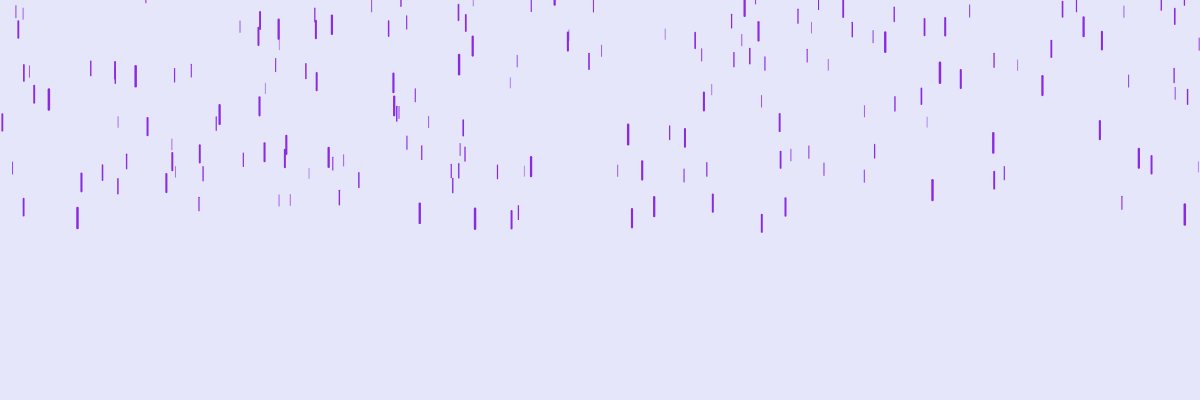
Frame 1 (no input)
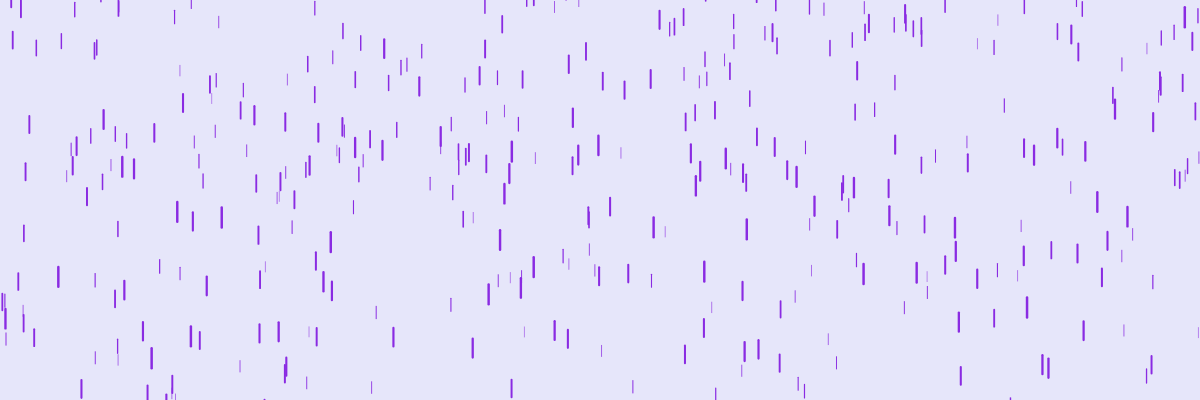
Frame 60 (no input)
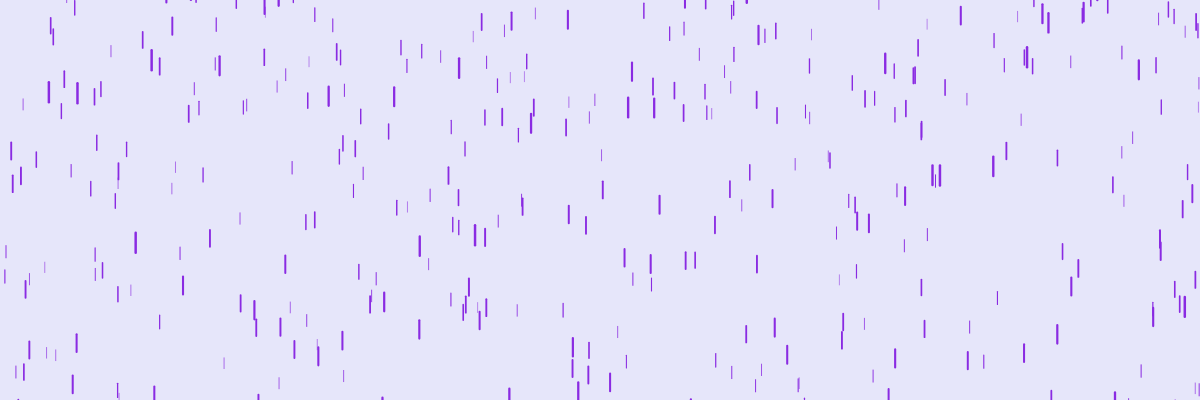
Frame 120 (the mouse pressed at the canvas centre since frame 60)

The p5.js sketch that drew these frames (run headless with seeded random() and noise() and a simulated clock; from frame 60 on, the mouse is pressed at the canvas centre):

// p5.js sketch
// ── sketch.js
let width = 1200;
let height = 400;
let numberOfDrops = 500;
let drops = [];

function setup() {
    createCanvas(width, height);
    for (let d = 0; d < numberOfDrops; d++) {
        drops.push(new Drop());
    }
}


function draw() {
    background(230, 230, 250);
    for (d of drops) {

        d.fall();
        d.show();
    }
}
// ── drop.js
class Drop {
    constructor() {
        this.x = random(width);
        this.y = random(-height, height / 2);
        this.z = random(0,20);
        this.ySpeed = map(this.z,0,20,1,20);
        this.gravity = map(this.z,0,20,0.05,0.2);
        this.length = map(this.z, 0, 20, 10,20);
    }

    fall() {
        this.y += this.ySpeed;
        this.ySpeed += this.gravity;
        if (this.y > height) {
            this.y = random(-200,-100);
            this.ySpeed = map(this.z,0,20,4,10);
        }
    }


    show() {
        stroke(138, 43, 226);
        let thickness = map(this.z,0,20,.5,2.5);
        strokeWeight(thickness);
        line(this.x, this.y, this.x, this.y + this.length);
    }
}
